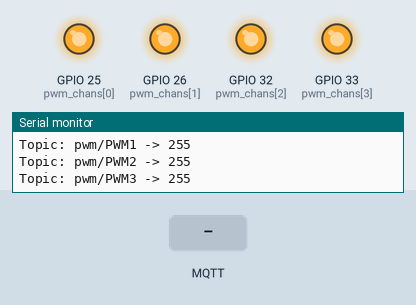
This program was run on a simulated ESP32. Shown: output pins drawn as LEDs (lit = HIGH), the last lines printed to the serial monitor. The test bench sets the inputs (shaded band). WiFi joins after 1.5 s; servers stay silent unless stated; no MQTT or app messages arrive unless stated.

Above: at 3.0 s.
3.1 s: MQTT message "90" arrives on the third subscribed topic
At 4.1 s:
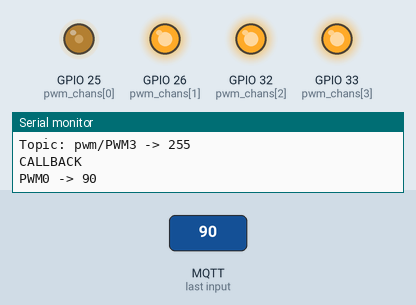
4.6 s: MQTT message "200" arrives on the third subscribed topic
At 5.2 s:
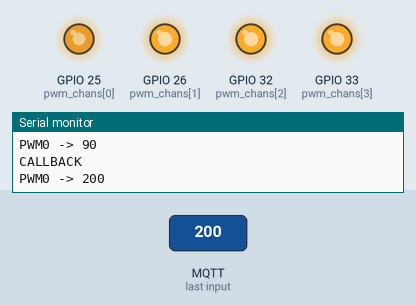
Timing chart, 0 to 7.6 s (numbered marks = the images above; inputs shaded):
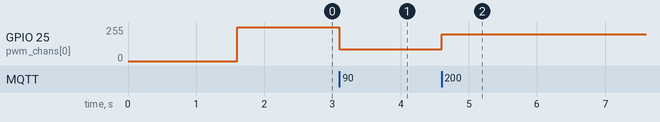

The program:

main.cpp
```cpp
#include <Arduino.h>
#include <WiFi.h>
#include "pwm_mqtt.hpp"

const char *ssid = "rede-wifi";
const char *password = "senhadarede";
const char *mqtt_server = "192.168.0.180";
const uint16_t mqtt_port = 1883;

const char *mqtt_user = "usuariomqtt";
const char *mqtt_password = "senhamqtt";

constexpr uint8_t daq_addr = 0x4A;
const adsGain_t daq_gain = GAIN_TWO;

Adafruit_ADS1115 daqboard;

uint8_t pwm_chans[] = {25, 26, 32, 33};

WiFiClient esp_client;
PubSubClient client(esp_client);

const char *bname = "pwm/";

PwmMqtt pwmdev(bname, &client, &daqboard, pwm_chans, 50, 255);

void setup_daq(Adafruit_ADS1115 &daqboard, adsGain_t gain=GAIN_TWO){

  daqboard.setGain(gain);
  if (!daqboard.begin(daq_addr)){
    return;
  }

}

void reconnect() {
  // Loop until we're reconnected
  while (!client.connected()) {
    Serial.print("Tentando conectar com o Broker do MQTT ...");
    // Attempt to connect
    if (client.connect("JAnem", mqtt_user, mqtt_password)) {
      Serial.println("conectado");
      pwmdev.initialize();
      pwmdev.publish_params();
      pwmdev.set_callback();
    } else {
      Serial.print("failed, rc=");
      Serial.print(client.state());
      Serial.println(" try again in 5 seconds");
      // Wait 5 seconds before retrying
      delay(5000);
    }
  }
}


void setup(){
  Serial.begin(9600);

  setup_daq(daqboard, daq_gain);
  WiFi.begin(ssid, password);

  Serial.println("\nConnecting");
  while (WiFi.status() != WL_CONNECTED){
    Serial.print(".");
    delay(200);
  }
  Serial.println("\nConnected to the WiFi network!");

  Serial.print("\nLocal ESP32 IP: ");
  Serial.println(WiFi.localIP());

  client.setServer(mqtt_server, mqtt_port);


  for (uint8_t i = 0; i < NCHANS; ++i){
    pinMode(pwm_chans[i], OUTPUT);
    analogWrite(pwm_chans[i], 255);
  }

  reconnect();


}


void loop(){

  if (!client.connected()) {
    reconnect();
    Serial.println(WiFi.localIP());
  }

  pwmdev.loop();


}
```

pwm_mqtt.cpp
```cpp
#include "pwm_mqtt.hpp"

void serial_print_topic(const char *topic, const char *buf){
  Serial.print("Topic: ");
  Serial.print(topic);
  Serial.print(" -> ");
  Serial.println(buf);
}

void serial_print_topic(const char *topic, const char *buf, int len){
  Serial.print("Topic: ");
  Serial.print(topic);
  Serial.print(" -> ");
  for (int i = 0; i < len; ++i){
    Serial.print(buf[i]);
  }
  Serial.println();
}


PwmMqtt::PwmMqtt(const char *bname, PubSubClient *client, Adafruit_ADS1115 *daq,
    uint8_t *pwm_chan, uint16_t avg, uint8_t pwm):
    _bname(bname), _client(client),_daq(daq), _pwm_chan(pwm_chan),
     _avg(avg), _pwm_val(pwm), _meas(false)
{
    _nb = strlen(bname);


}

void PwmMqtt::initialize(){
    for (uint8_t i = 0; i < NCHANS; ++i){
        _frame[i] = 0;
    }
    for (uint8_t i = 0; i < NCHANS; ++i){
        set_pwm(i, _pwm_val);
    }
}
void PwmMqtt::set_avg(int avg){
    if (avg < 1){
        _avg = 1;
    }else if (avg>2000){
        _avg = 2000;
    }else{
        _avg = (uint16_t) avg;
    }
}
void PwmMqtt::set_pwm(int ch, int num){
    uint16_t pwm;
    if (ch >= 0 && ch < NCHANS){
        if (num >= 0 && num < 256){
            if (num != _pwmio[ch]){
                analogWrite(_pwm_chan[ch], num);
                _pwmio[ch] = (uint8_t) num;
            }
        }

    }
}

void PwmMqtt::set_meas(int num){
    if (num != 0){
        _meas = true;
    } else {
        _meas = false;
    }
}

void PwmMqtt::scan_ai(){
    for (uint8_t i; i < NCHANS; ++i)
        _frame[i] = 0;

    for (uint16_t k = 0; k < _avg; ++k){
        for (uint8_t i = 0; i < 4; ++i){
            _frame[i] += _daq->readADC_SingleEnded(i);
        }
    }
    for (uint8_t i; i < NCHANS; ++i)
        _frame[i] = _frame[i] / _avg;

}
void PwmMqtt::_callback(char *topic, uint8_t *payload, unsigned int length){
    char c = topic[_nb];
    Serial.println("CALLBACK");
    int32_t num;
    if (length < BUFLEN){  // We don't want any trouble...
        for (unsigned int i = 0; i < length; ++i){
            _buf0[i] = payload[i];
        }
        _buf0[length] = 0;
         num = atoi(_buf0);
        if (c == 'A'){ // AVG
            set_avg(num);
            Serial.println(_avg);
        }else if (c == 'P'){   // Specifying the value of PWM
            uint8_t ch = topic[_nb + 3] - '0';
            set_pwm(ch, num);
            Serial.print("PWM"); Serial.print(ch);
            Serial.print(" -> ");
            Serial.println(_pwmio[ch]);
        }else if (c == 'M'){
            set_meas(num);
            Serial.print("MEAS"); Serial.print(" - > ");
            Serial.println(_meas);

        }
    }
}


void PwmMqtt::set_callback(){
     _client->setCallback([this](char *topic, uint8_t *payload, unsigned int length) {
    _callback(topic, payload, length);
  });

}

void PwmMqtt::publish_params(){

    _client->loop();
    // AVG
    snprintf(_buf0, BUFLEN-2, "%sAVG", _bname);
    snprintf(_buf1, BUFLEN-2, "%d", _avg);
    _client->publish(_buf0, _buf1, true);
    serial_print_topic(_buf0, _buf1);
    _client->subscribe(_buf0);
    _client->loop();
    // MEAS
    snprintf(_buf0, BUFLEN-2, "%sMEAS", _bname);
    snprintf(_buf1, BUFLEN-2, "%d", _meas);
    _client->publish(_buf0, _buf1, true);
    serial_print_topic(_buf0, _buf1);
    _client->subscribe(_buf0);
    _client->loop();

    // PWM
    for (uint8_t i=0; i < NCHANS; ++i){
        snprintf(_buf0, BUFLEN-2, "%sPWM%d", _bname, i);
        snprintf(_buf1, BUFLEN-2, "%d", _pwmio[i]);
        _client->publish(_buf0, _buf1, true);
        serial_print_topic(_buf0, _buf1);
        _client->subscribe(_buf0);
        _client->loop();
    }

}

void PwmMqtt::loop(){
    float x;
    _client->loop();

    if (_meas){
        // Read analog input:
        scan_ai();
        // Publish the data:
        for (uint8_t i = 0; i < NCHANS; ++i){
            x = _daq->computeVolts(_frame[i]);
            snprintf(_buf0, BUFLEN-2, "%sAI%d", _bname, i);
            snprintf(_buf1, BUFLEN-2, "%g", x);
            _client->publish(_buf0, _buf1);
            serial_print_topic(_buf0, _buf1);
        }
    }

}
```

pwm_mqtt.hpp
```cpp
#ifndef __PWM_MQTT__
#define __PWM_MQTT__

#include <Arduino.h>
#include <Adafruit_ADS1X15.h>
#include <PubSubClient.h>

constexpr int BUFLEN=64;
constexpr int NCHANS=4;

class PwmMqtt{
protected:
    const char *_bname;
    PubSubClient *_client;
    Adafruit_ADS1115 *_daq;
    uint16_t _avg;


    uint8_t* _pwm_chan;  // PWM pins used for generating the PWM
    uint8_t _pwm_val;  // Default value for PWM
    bool _meas; // Measure or not
    uint8_t _nb; // Number of characters on the bname
    int32_t _frame[NCHANS];
    uint8_t _pwmio[NCHANS]; // PWM channels
    void _callback(char *topic, uint8_t *payload, unsigned int length);

    char _buf0[BUFLEN];
    char _buf1[BUFLEN];
public:

    PwmMqtt(const char *bname, PubSubClient *client, Adafruit_ADS1115 *daq,
        uint8_t *pwm_chan, uint16_t avg=50, uint8_t pwm=255);

    void initialize();

    void set_pwm(int ch, int num);
    void set_meas(int num);
    void set_avg(int avg);
    void scan_ai();
    void set_callback();
    void publish_params();
    void loop();


};

#endif //__PWM_MQTT__
```

Measured:
- after the input at 3.1 s, GPIO 25 (pwm_chans[0]): 255/255 → 90/255 at once
- after the input at 4.6 s, GPIO 25 (pwm_chans[0]): 90/255 → 200/255 at once
